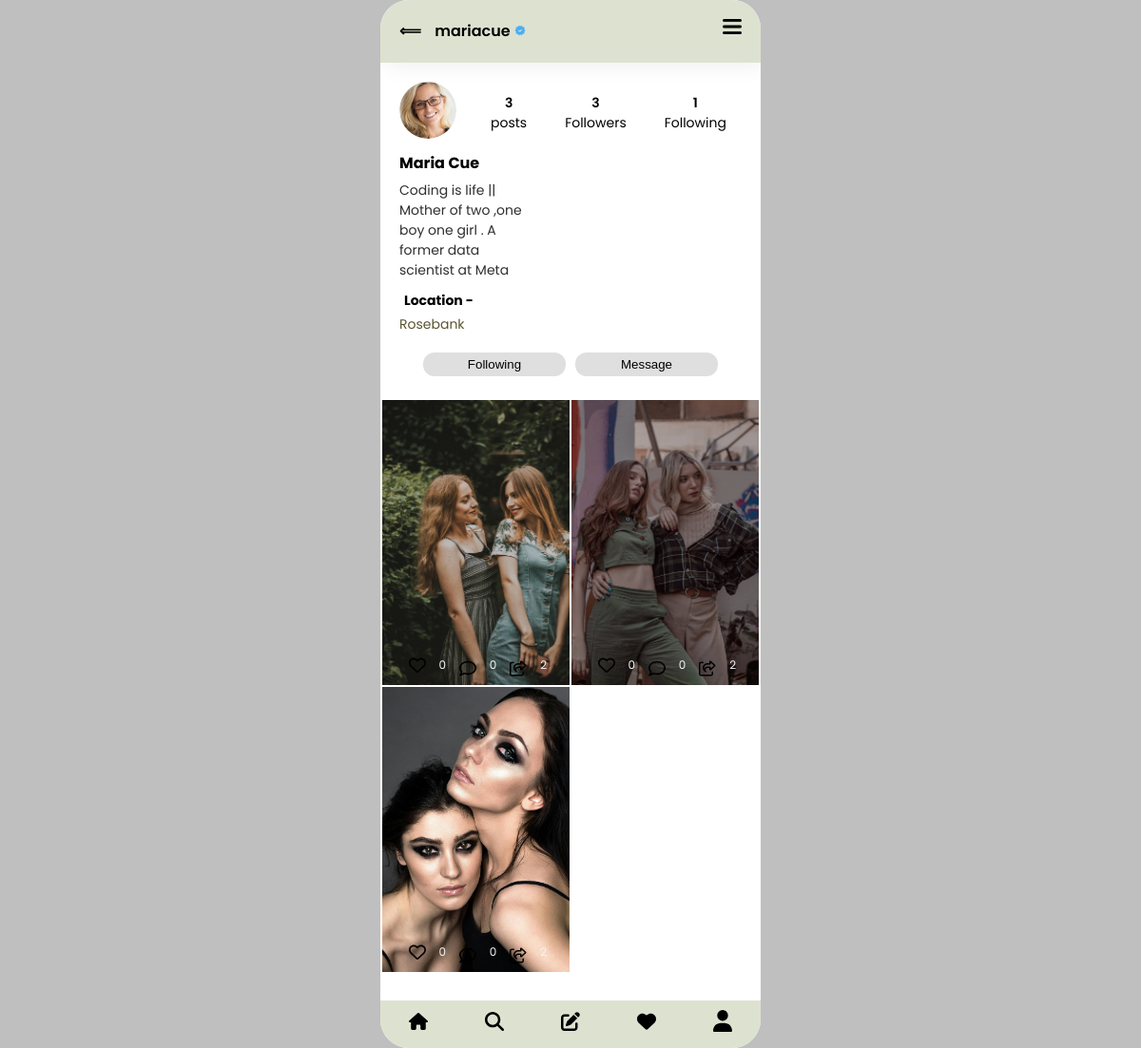
Page /posterProfile/4 (signed in) on the committed database.
### core/models.py (models this page shows, shortened)
class Profile(models.Model):
    user = models.OneToOneField(User, on_delete=models.CASCADE)
    bio = models.TextField(max_length=500, blank=True)
    profile_picture = models.ImageField(upload_to='profile_pictures/', blank=True, null=True)
    location = models.CharField(max_length=100, blank=True)
    verified = models.BooleanField(default=False)

class ThreadsContent(models.Model):
    content = models.TextField(blank=True)
    timestamp = models.DateTimeField(auto_now_add=True)
    user = models.ForeignKey(Profile, on_delete=models.CASCADE)
    content_img = models.ImageField(upload_to='content_images/', blank=True, null=True)
    content_video = models.FileField(upload_to='content_videos/', blank=True, null=True)
    no_of_likes = models.IntegerField(default=0)
    no_of_comments = models.IntegerField(default=0)

### core/views.py (the view)
# urls.py: path('posterProfile/<int:pk>', views.posterProfile, name='posterprofile'),
@login_required(login_url='core:login')
def posterProfile(request, pk):
    current_user = request.user.id
    current_user_profile = Profile.objects.get(user=current_user)
    poster = Profile.objects.get(user=pk)
    is_Following = FollowersManager.objects.filter(follower=current_user_profile, followed=poster).exists()
    poster_owned_posts = ThreadsContent.objects.filter(user=poster.id)
    poster_owned_posts_count = ThreadsContent.objects.filter(user=poster.id).count()
    like_counts = {}
    for post in poster_owned_posts:
        like_count = LikesFor_Main_Post.objects.filter(tweet=post).count()
        like_counts[post.id] = like_count
    followersCount = FollowersManager.objects.filter(followed=poster).count()
    followingCount = FollowersManager.objects.filter(follower=poster).count()
    liking = LikesFor_Main_Post.objects.filter(user=current_user_profile).values_list('tweet', flat=True)
    context = {
        'poster': poster,
        'posts':poster_owned_posts,
        'is_Following':is_Following,
        'followersCount':followersCount,
        'followingCount':followingCount,
        'like_counts' : like_counts,
        'liking': liking,
        'userPostsCount': poster_owned_posts_count
        }
    return render(request, 'core/posterProfile.html', context)

### core/templatetags/custom_filters.py (called while the page is built)
@register.filter(name='get_item')
def get_item(dictionary, key):
    return dictionary.get(key)

### core/templates/core/posterProfile.html (shortened to what this page needs)
{% extends "core/base.html" %}
{% load static %}
{% load custom_filters %}
{% block content %}
    <nav id="posterProfileNav">
        <div id="arrowAndusername">
            <a onclick="goBack()" style="text-decoration: none;color: black;"  href="#"><span id="arrowLeft">&Longleftarrow;</span></a>
            <span id="navUsername">{{poster.user.username}}</span>
            {% if poster.verified %}
                <img src="{% static 'svg/verified.png' %}" width="12px">
            {% endif %}
        </div>
        <div id="bellAndOptions">
            <img style="width: 20px;padding: 0;margin-right: 20px;margin-bottom: 3px;" src="{% static 'images/three-horizontal-lines-Icon.png' %}">
        </div>
    </nav>
    <div id="ProfilePostsWindow">
        <div id="undeNav">
            <div class="profile-image" style="margin-right: 30px;">
                <img style="width: 60px;height: 60px;" src="{{poster.profile_picture.url}}">
            </div>
            <div id="dataCountProfileContainer">
                <div class="rightSideProfile" id="posts-count">
                    <span>{{userPostsCount}}</span>
                    <span>posts</span>
                </div>
                <a style="color: black;text-decoration: none;" href="{% url 'core:viewfollowers' poster.user.id %}">
                    <div class="rightSideProfile" id="followers-count">
                        <span id="followersCountDisplay">{{followersCount}}</span>
                        <span>Followers</span>
                    </div>
                </a>
                <a style="color: black;text-decoration: none;" href="{% url 'core:viewfollowing' poster.user.id %}">
                    <div class="rightSideProfile" id="following-count">
                        <span id="followingCountDisplay">{{followingCount}}</span>
                        <span>Following</span>
                    </div>
                </a>
            </div>
        </div>
        <div id="secondSectionUnderNav">
            <div id="fullname">
                <p>{{poster.user.first_name}} {{poster.user.last_name}}</p>
            </div>
            <div id="bio">
                <p>{{poster.bio}}</p>
                <div id="location">
                    <span style="margin: 0;padding: 0;margin-left: 5px;color: black;font-weight: bold;">Location - </span>
                    <span style="color: #5b5534;">{{poster.location}}</span>
                </div>
            </div>
        </div>
        <div id="followCont" class="underBiobuttons">
            {% if request.user.id == poster.user.id %}
                <button class="messagebtn" style="margin-right: 10px;">Edit profile</button>
                <a href="{% url 'core:logout' %}"><button class="messagebtn">Log Out</button></a>
            {% else %}
                {% if is_Following %}
                    <button id="followBtn" class="toggle-follow-btn followingProfilebtn" profileId="{{poster.id}}">Following</button>
                {%else %}
                    <button id="followBtn" class="toggle-follow-btn" profileId="{{poster.id}}">Follow</button>
                {% endif %}
                <button class="messagebtn">Message</button>
            {% endif %}
        </div>
            <div class="ProfilePostsContainer">
                {% for post in posts %}
                    <div class="innerPostContainers">
                        {% if post.content_img %}
                            <div class="innerPostImageCont">
                                <img src="{{post.content_img.url}}">
                            </div>
                        {% endif %}
                        <div class="likeComentShareBtns">
                            {% if post.id not in liking %}
                                <a href="#" postIdProfile="{{ post.id }}" class="likebtnsProfile" >
                                    <img id="likeIconImgeProfile{{post.id}}" src="{% static 'svg/heart-regular.svg' %}">
                                </a>
                            {% else %}
                                <a href="#" postIdProfile="{{ post.id }}" class="likebtnsProfile" >
                                    <img id="likeIconImgeProfile{{post.id}}" src="{% static 'svg/heart-solid.svg' %}">
                                </a>
                            {% endif %}
                            <span id="likeCountSpanProfile{{post.id}}" >{{ like_counts|get_item:post.id }}</span>
                            <img src="{% static 'svg/comment-regular.svg' %}">
                            <span>0</span>
                            <img src="{% static 'svg/share-from-square-regular.svg' %}">
                            <span>2</span>
                        </div>
                    </div>
                {% endfor %}
            </div>
        {% include "core/Nav.html" %}
    </div>
{% endblock content %}

### static/css/main.css (style rules this page uses)
body { margin: 0; padding: 0; background-color: #bfbfbf; display: flex; justify-content: center; height: 100vh; align-items: center; color: rgb(0, 0, 0); font-family: 'Poppins', sans-serif; }
.app #posterProfileNav { padding: 20px 0; width: 100%; box-shadow: 5px 5px 20px rgba(0,0,0,0.06); display: flex; justify-content: space-between; position: sticky; top: 0; z-index: 990; background-color: #dde2d0; }
#posterProfileNav #arrowAndusername { padding: 0 20px; }
#posterProfileNav #arrowAndusername #arrowLeft { margin-right: 10px; font-weight: 600; }
#posterProfileNav #arrowAndusername #navUsername { font-weight: 600; }
.profile-image img { width: 50px; height: 50px; border-radius: 50%; object-fit: cover; margin-right: 6px; }
.app #undeNav { margin: 20px 0 5px 20px; display: flex; flex-direction: row; justify-content: flex-start; align-items: center; }
#undeNav #dataCountProfileContainer { display: flex; flex-direction: row; }
#undeNav .rightSideProfile { display: flex; flex-direction: column; align-items: center; justify-content: center; margin-right: 40px; }
#undeNav .rightSideProfile span:first-child { font-weight: 600; font-size: 14px; }
#undeNav .rightSideProfile span:last-child { font-size: 14px; }
.app #secondSectionUnderNav { padding: 0 20px; }
.app #secondSectionUnderNav #fullname { font-weight: bold; font-size: 16px; line-height: 5px; }
.app #secondSectionUnderNav #bio { width: 130px; }
.app #secondSectionUnderNav #bio p { font-size: 14px; color: rgb(47, 47, 47); margin: 0; }
.app #secondSectionUnderNav #bio #location { margin-top: 8px; }
.app #secondSectionUnderNav #bio #location span { font-size: 14px; }
.app .underBiobuttons { margin: 10px 20px 25px; display: flex; justify-content: center; align-items: center; margin-top: 18px; }
.app .underBiobuttons button { width: 150px; height: 25px; border: none; border-radius: 12px; color: #ffffff; cursor: pointer; }
.app .underBiobuttons .toggle-follow-btn { margin-right: 10px; background-color: #158bbe; cursor: pointer; transition: 0.45s; }
.app .underBiobuttons .followingProfilebtn { background-color: #dfdfdf; color: #000; }
.app .underBiobuttons .messagebtn { background-color: #dfdfdf; color: #000; font-weight: 500; }
.app #ProfilePostsWindow { height: 87%; overflow-y: scroll; }
.app .ProfilePostsContainer { margin: 2px; border-radius: 8px; background: transparent; display: grid; grid-template-columns: 1fr 1fr; gap: 2px; }
.app .ProfilePostsContainer .innerPostContainers { position: relative; display: flex; flex-direction: column; }
.app .ProfilePostsContainer .innerPostContainers .innerPostImageCont { height: 300px; width: 100%; position: relative; }
.app .ProfilePostsContainer .innerPostContainers .innerPostImageCont img, video { width: 100%; height: 100%; object-fit: cover; }
.app .ProfilePostsContainer .innerPostContainers .likeComentShareBtns { padding: 5px; width: 88%; margin-left: 20px; margin-top: 8px; border-radius: 5px; display: flex; flex-direction: row; justify-content: space-evenly; position: absolute; bottom: 0; right: 5px; }
.app .ProfilePostsContainer .innerPostContainers .likeComentShareBtns img { width: 18px; }
.app .ProfilePostsContainer .innerPostContainers .likeComentShareBtns span { font-size: 12px; color: whitesmoke; }

### rows in the picture
Profile: user.username "mariacue", profile_picture (picture), user.first_name "Maria", user.last_name "Cue", bio "Coding is life || Mother of two ,one boy one girl . A former data scientist at Meta", location "Rosebank"
ThreadsContent: content_img (picture), id "0"
ThreadsContent: content_img (picture), id "0"
ThreadsContent: content_img (picture), id "0"

### other values in the picture
{{ userPostsCount }} "3"
{{ followersCount }} "3"
{{ followingCount }} "1"
